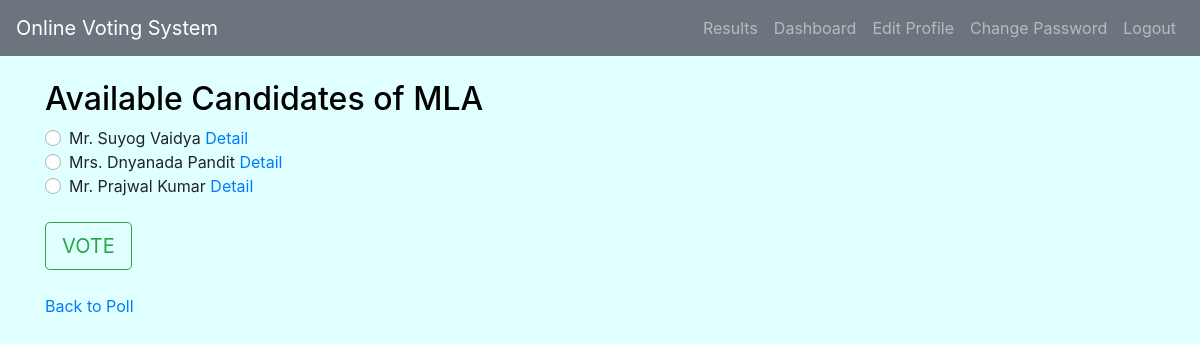
/candidate/4/ (signed in), run on the app's committed database.
### poll/models.py (models this page shows, shortened)
class Position(models.Model):
    title = models.CharField(max_length=50, unique=True)
    def __str__(self):
        return self.title

class Candidate(models.Model):
    name = models.CharField(max_length=50)
    total_vote = models.IntegerField(default=0, editable=False)
    position = models.ForeignKey(Position, on_delete=models.CASCADE)
    image = models.ImageField(verbose_name="Symbol", upload_to='images/')

### poll/views.py (the view)
# urls.py: path('candidate/<int:pos>/', views.candidateView, name='candidate'),
@login_required
def candidateView(request, pos):
    obj = get_object_or_404(Position, pk = pos)
    if request.method == "POST":
        temp = ControlVote.objects.get_or_create(user=request.user, position=obj)[0]
        if temp.status == False:
            temp2 = Candidate.objects.get(pk=request.POST.get(obj.title))
            temp2.total_vote += 1
            temp2.save()
            temp.status = True
            temp.save()
            return HttpResponseRedirect('/position/')
        else:
            messages.success(request, 'you have already been voted this position.')
            return render(request, 'poll/candidate.html', {'obj':obj})
    else:
        return render(request, 'poll/candidate.html', {'obj':obj})

### poll/templates/poll/candidate.html (shortened to what this page needs)
{% extends "poll/base.html" %}
{% block content %}
<body style="background-color:LightCyan;">
  <h2 style="color:black;">Available Candidates of {{ obj.title }}</h2>
  <form action="" method="POST">
    {% for c in obj.candidate_set.all %}
     <div class="custom-control custom-radio">
      <label class="custom-control-label" for="id_{{c.id}}">{{c.name}} <a href="{% url 'detail' c.id %}">Detail</a></label>
    </div>
    {% empty %}
      <p style="color:white;">No Candidates Available</p>
    {% endfor %}
    <br><input type="submit" class="btn btn-outline-success btn-lg" value="VOTE">
  </form>
  <br><p><a href="{% url 'position' %}">Back to Poll</a></p>
{% endblock %}

### data on the page
Position: title "MLA"
Candidate: name "Mr. Suyog Vaidya"
Candidate: name "Mrs. Dnyanada Pandit"
Candidate: name "Mr. Prajwal Kumar"
